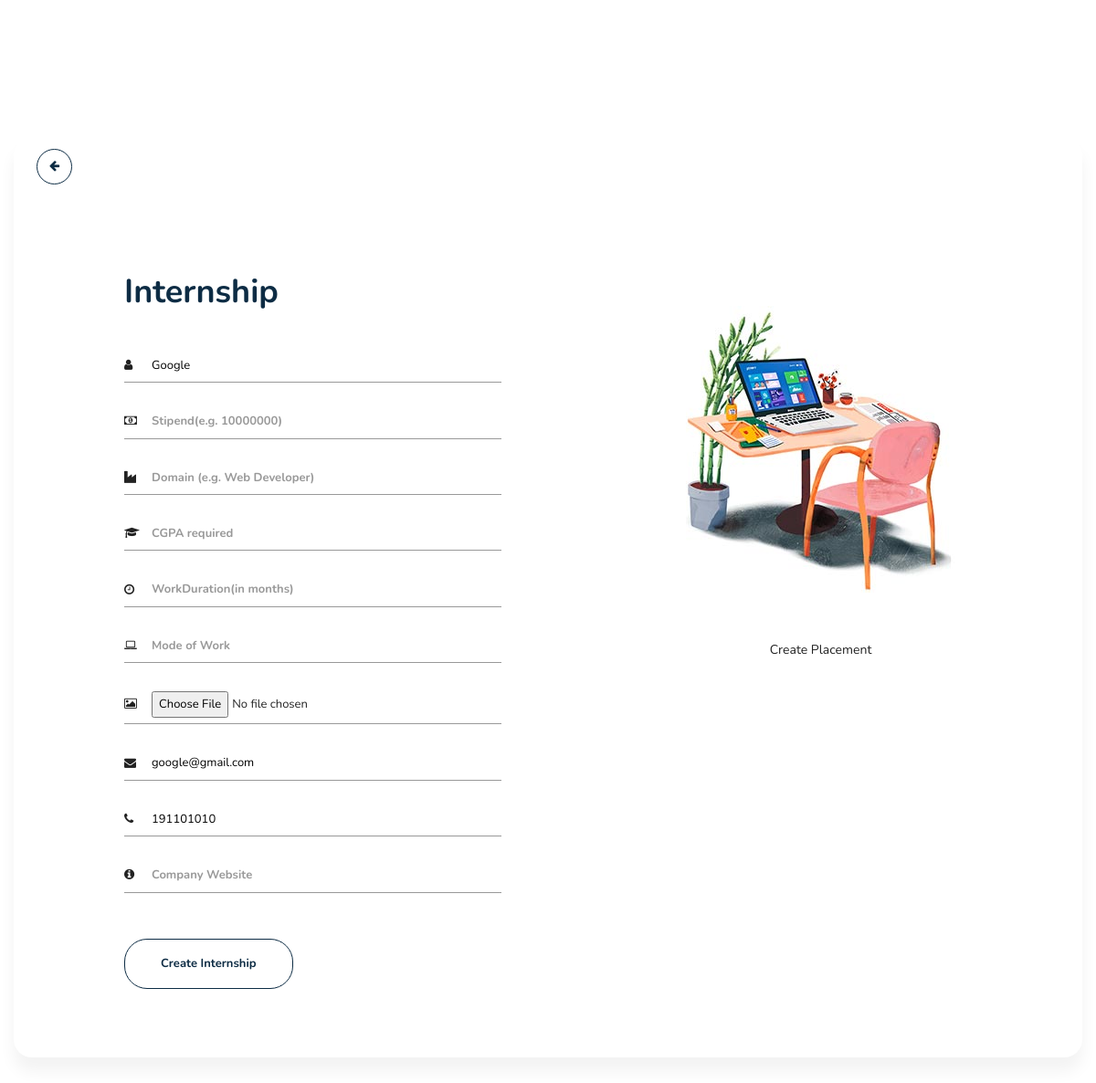
The app's page /dashboard/createInternship (signed in) with its own data.
### accounts/models.py (models this page shows, shortened)
class companyUser(models.Model):
    companyname = models.CharField(max_length=255, default='')
    comImage = models.ImageField(
        upload_to='Images/', default='Images/user_profile1.png', null=True)
    address = models.CharField(max_length=255, default='')
    contact = models.CharField(max_length=13, default='')
    user = models.OneToOneField(User, on_delete=models.CASCADE, default='')
    companyemail = models.EmailField()
    username = models.CharField(max_length=255, default='')

### dashboard/views.py (the view, shortened to what this page needs)
# urls.py: path('createInternship', views.createInternship),
@login_required(login_url="/comsignin")
def createInternship(request):
    com_name = companyUser.objects.only('companyname').get(
        username=request.user.username).companyname
    com_email = companyUser.objects.only('companyemail').get(
        username=request.user.username).companyemail
    com_phone = companyUser.objects.only('contact').get(
        username=request.user.username).contact
    return render(request, 'createInternship.html', {'com_name': com_name, 'com_email': com_email, 'com_phone': com_phone})

### templates/html/createInternship.html (shortened to what this page needs)
{% load static %}
<!DOCTYPE html>
<html lang="en">
  <head>
    <link
      rel="stylesheet"
      href="https://maxcdn.bootstrapcdn.com/font-awesome/4.7.0/css/font-awesome.min.css"
    />
  <link
    href="https://cdn.jsdelivr.net/npm/bootstrap@5.1.0/dist/css/bootstrap.min.css"
    rel="stylesheet"
    />
    <link rel="stylesheet" href="{% static 'css/signin.css' %}" />
  </head>
  <body style="background: url(../static/images/body_bg.png);">
    <div class="main">
      <section class="signup">
        <div class="container">
          <a href="/dashboard/comdashboard" class="back-btn"><button type="button" class="button-back"><i class="fa fa-arrow-left" aria-hidden="true"></i></button></a>
          <div class="signup-content">
            <div class="signup-form">
              <h2 class="form-title" style="color: #0d2c44">Internship</h2>
              <form
                method="POST"
                class="register-form"
                id="register-form"
                action="/dashboard/createInternship"
                enctype="multipart/form-data"
              >
              <div class="form-group">
                <label for="company_name"
                  ><i
                    class="zmdi zmdi-account fa fa-user"
                    area-hidden="true"
                  ></i
                ></label>
                <input
                  type="text"
                  name="company_name"
                  id="company_name"
                  value="{{ com_name }}"
                  readonly
                  required
                />
              </div>
              <div class="form-group">
                <label for="stipend"
                  ><i
                    class="zmdi zmdi-account fa fa-money"
                    area-hidden="true"
                  ></i
                ></label>
                <input
                  type="number"
                  name="stipend"
                  id="stipend"
                  placeholder="Stipend(e.g. 10000000)"
                  autofocus
                  required
                />
              </div>
              <div class="form-group">
                <label for="domain"
                  ><i
                    class="zmdi zmdi-email fa fa-industry"
                    area-hidden="true"
                  ></i
                ></label>
                <input
                  type="text"
                  name="domain"
                  id="domain"
                  placeholder="Domain (e.g. Web Developer)"
                  required
                />
              </div>
              <div class="form-group">
                <label for="cgpa_req"
                  ><i
                    class="zmdi zmdi-email fa fa-graduation-cap"
                    area-hidden="true"
                  ></i
                ></label>
                <input
                  type="number"
                  placeholder="CGPA required"
                  id="cgpa_req"
                  name="cgpa_req"
                  required
                />
              </div>
              <div class="form-group">
                <label for="workduration"
                  ><i
                    class="zmdi zmdi-email fa fa-clock-o"
                    area-hidden="true"
                  ></i
                ></label>
                <input
                  type="number"
                  name="workduration"
                  id="workduration"
                  placeholder="WorkDuration(in months)"
                  required
                />
              </div>
              <div class="form-group">
                <label for="modeofwork"
                  ><i
                    class="zmdi zmdi-email fa fa-laptop"
                    area-hidden="true"
                  ></i
                ></label>
                <input
                  type="text"
                  name="modeofwork"
                  id="modeofwork"
                  placeholder="Mode of Work"
                  list="modeofworks"
                  required
                />
              </div>
              <div class="form-group">
                <label for="comimg"
                  ><i class="zmdi zmdi-email fa fa-image" area-hidden="true"></i
                ></label>
                <input
                  type="file"
                  name="comimg"
                  id="comimg"
                  accept="image/*"
                  title="Upload Logo"
                  required
                  onchange="validate(this)"
                />
              </div>
              <div class="form-group">
                <label for="company_email"
                  ><i class="zmdi zmdi-lock fa fa-envelope" area-hidden="true"></i
                ></label>
                <input
                  type="email"
                  name="company_email"
                  id="company_email"
                  value="{{ com_email }}"
                  required
                />
              </div>
              <div class="form-group">
                <label for="company_phone"
                  ><i
                    class="zmdi zmdi-lock-outline fa fa-phone"
                    area-hidden="true"
                  ></i
                ></label>
                <input
                  type="text"
                  name="company_phone"
                  id="company_phone"
                  value="{{ com_phone }}"
                  readonly
                  required
                />
              </div>
              <div class="form-group">
                <label for="company_website"
                  ><i
                    class="zmdi zmdi-lock-outline fa fa-info-circle"
                    area-hidden="true"
                  ></i
                ></label>
                <input
                  type="url"
                  name="company_website"
                  id="company_website"
                  placeholder="Company Website"
                  required
                />
              </div>
              <div class="form-group form-button">
                <input
                  type="submit"
                  name="signup"
                  id="signup"
                  class="form-submit"
                  value="Create Internship"
                />
              </div>
            </div>
            <div class="signup-image">
              <figure>
                <img
                  src="{% static 'images/signup-image.jpg' %}"
                  alt="signup up image"
                />
              </figure>
              <a href="createPlacement" class="signup-image-link">Create Placement</a>
            </div>
          </div>
        </div>
      </section>
    </div>
  </body>
</html>

### static/css/signin.css (style rules this page uses)
display-flex, .display-flex, .display-flex-center, .signup-content, .signin-content, .social-login, .socials { display: flex; display: -webkit-flex; }
input, select, textarea { outline: none; appearance: unset !important; -moz-appearance: unset !important; -webkit-appearance: unset !important; -o-appearance: unset !important; -ms-appearance: unset !important; }
img { max-width: 100%; height: auto; }
figure { margin: 0; }
h2 { line-height: 1.66; margin: 0; padding: 0; font-weight: 700; color: #222; font-size: 36px; }
.main { padding: 150px 0; }
body { font-size: 13px; line-height: 1.8; color: #222; font-weight: 400; font-family: "Nunito", sans-serif; }
.container { width: 900px; background: #fff; margin: 0 auto; box-shadow: 0 15px 16.83px 0.17px rgba(0, 0, 0, 0.05); -moz-box-shadow: 0 15px 16.83px 0.17px rgba(0, 0, 0, 0.05); -webkit-box-shadow: 0 15px 16.83px 0.17px rgba(0, 0, 0, 0.05); -o-box-shadow: 0 15px 16.83px 0.17px rgba(0, 0, 0, 0.05); -ms-box-shadow: 0 15px 16.83px 0.17px rgba(0, 0, 0, 0.05); border-radius: 20px; -moz-border-radius: 20px; -webkit-border-radius: 20px; -o-border-radius: 20px; -ms-border-radius: 20px; }
.signup { margin-bottom: 150px; }
.signup-content { padding: 75px 0; }
.signup-form, .signup-image, .signin-form, .signin-image { width: 50%; overflow: hidden; }
.signup-image { margin: 0 55px; }
.form-title { margin-bottom: 33px; }
.signup-image { margin-top: 45px; }
figure { margin-bottom: 50px; text-align: center; }
.form-submit { background: #fff; color: #0d2c44; border: 1px solid #0d2c44; width: auto; padding: 15px 39px; border-radius: 25px; margin-top: 25px; cursor: pointer; font-weight: bold; }
.signup-image-link { font-size: 14px; color: #222; display: block; text-align: center; }
.signup-form { margin-left: 75px; margin-right: 75px; padding-left: 34px; }
.register-form { width: 100%; }
.form-group { position: relative; margin-bottom: 25px; overflow: hidden; }
.form-group:last-child { margin-bottom: 0; }
input { width: 100%; display: block; border: none; border-bottom: 1px solid #999; padding: 6px 30px; box-sizing: border-box; }
label { position: absolute; left: 0; top: 50%; transform: translateY(-50%); -moz-transform: translateY(-50%); -webkit-transform: translateY(-50%); -o-transform: translateY(-50%); -ms-transform: translateY(-50%); color: #222; }
@media screen and (max-width: 1200px) { .container { width: calc(100% - 30px); max-width: 100%; } }
@media screen and (min-width: 1024px) { .container { max-width: 1200px; } }
* { box-sizing: border-box; }
body { margin: 0px; padding: 0px; font-family: "Nunito", sans-serif; }
a { text-decoration: none; }
.back-btn { text-decoration: none; color: #0d2c44; }
.button-back { width: 3em; height: 3em; margin: 1em; border-radius: 50%; background-color: #fff; border: 1px solid #0d2c44; color: #0d2c44; }

### records on screen
companyUser: company_name "Google", company_email "google@gmail.com", company_phone "191101010"
